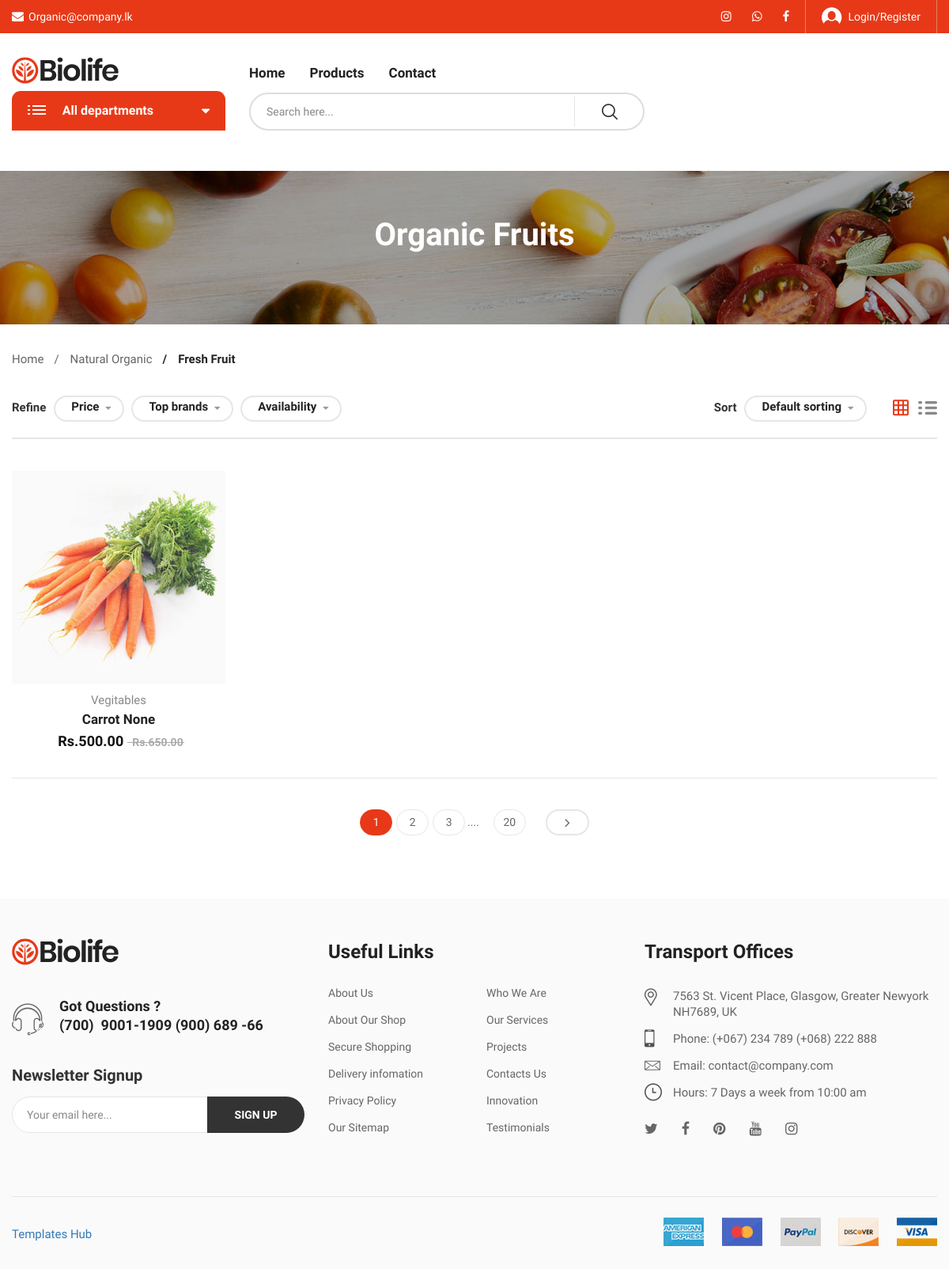
/products/, run on an earlier commit of the app's database.
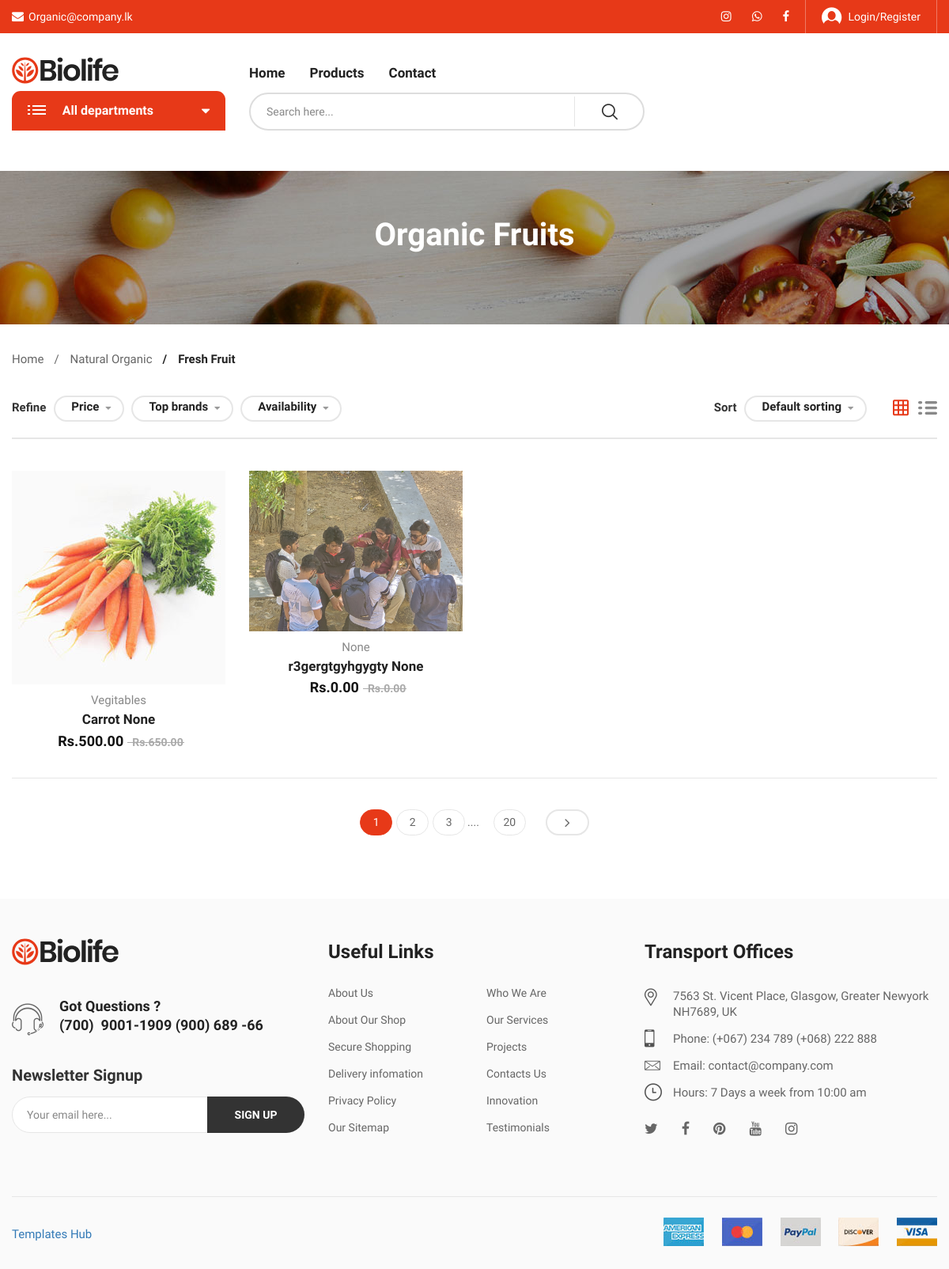
And on a later commit of the database.
### store/models.py (models this page shows, shortened)
class Product(models.Model):
    name = models.CharField(max_length=100)
    image = models.FileField (upload_to="images", blank=True, null=True, default="product.jpg")
    description = CKEditor5Field('Text', config_name='extends')
    category = models.ForeignKey(Category, on_delete=models.SET_NULL,null=True, blank=True)
    price = models.DecimalField(max_digits=12, decimal_places=2, default=0.00, null=True, blank=True, verbose_name="Sale Price")
    regular_price = models.DecimalField(max_digits=12, decimal_places=2, default=0.00, null=True, blank=True, verbose_name="Regular Price")
    stock = models.PositiveIntegerField(default=0, null=True, blank=True)
    shipping = models.DecimalField(max_digits=12, decimal_places=2, default=0.00, null=True, blank=True, verbose_name="Shipping Amount")
    status = models.CharField(choices=STATUS, max_length=50, default="Published")
    featured = models. BooleanField (default=False, verbose_name="Marketplace Featured")
    vendor = models.ForeignKey(user_models. User, on_delete=models.SET_NULL, null=True, blank=True)
    sku= ShortUUIDField(unique=True, length=5, max_length=50, prefix="SKU", alphabet="1234567890")
    slug = models.SlugField(null=True, blank=True)
    date = models.DateTimeField(default=timezone.now)
    class Meta:
        ordering = ['id']
    def average_rating(self):
        return Review.objects.filter(product=self).aggregate(avg_rating=models. Avg("rating"))['avg_rating']

class Category (models.Model):
    title = models.CharField(max_length=255)
    image = models.ImageField(upload_to="image", null=True, blank=True)
    slug = models.SlugField(unique=True)
    def __str__(self):
        return self.title
    class Meta:
        verbose_name = "Category"
        verbose_name_plural = "Categories"
        ordering = ['title']

### store/views.py (the view)
# urls.py: path('products/',products,name='products'),
def products(request):
    products=Product.objects.filter(status="Published")
    return render(request,'store/products.html',
                  {
                      "products":products,
                  })

### templates/store/products.html (shortened to what this page needs)
{% extends 'base/base.html' %}
{% load static %}
{% block body %}
<div class="biolife-body">
    <div class="hero-section hero-background">
        <h1 class="page-title">Organic Fruits</h1>
    </div>
    <div class="container">
        <nav class="biolife-nav">
            <ul>
                <li class="nav-item"><a href="index-2.html" class="permal-link">Home</a></li>
                <li class="nav-item"><a href="#" class="permal-link">Natural Organic</a></li>
                <li class="nav-item"><span class="current-page">Fresh Fruit</span></li>
            </ul>
        </nav>
    </div>
    <div class="page-contain category-page no-sidebar">
        <div class="container">
            <div class="row">
                <div id="main-content" class="main-content col-lg-12 col-md-12 col-sm-12 col-xs-12">
                    <div class="product-category grid-style">
                        <div id="top-functions-area" class="top-functions-area" >
                            <div class="flt-item to-left group-on-mobile">
                                <span class="flt-title">Refine</span>
                                <div class="wrap-selectors">
                                    <form action="#" name="frm-refine" method="get">
                                        <div data-title="Price:" class="selector-item">
                                        </div>
                                        <div data-title="Brand:" class="selector-item">
                                        </div>
                                        <div data-title="Avalability:" class="selector-item">
                                        </div>
                                    </form>
                                </div>
                            </div>
                            <div class="flt-item to-right">
                                <span class="flt-title">Sort</span>
                                <div class="wrap-selectors">
                                    <div class="selector-item orderby-selector">
                                    </div>
                                    <div class="selector-item viewmode-selector">
                                        <a href="category-grid-left-sidebar.html" class="viewmode grid-mode active"><i class="biolife-icon icon-grid"></i></a>
                                        <a href="category-list-left-sidebar.html" class="viewmode detail-mode"><i class="biolife-icon icon-list"></i></a>
                                    </div>
                                </div>
                            </div>
                        </div>
                        <div class="row">
                            <ul class="products-list">
                                {% for product in products %}
                                <li class="product-item col-lg-3 col-md-3 col-sm-4 col-xs-6">
                                    <div class="contain-product layout-default">
                                        <div class="product-thumb">
                                            <a href="{% url 'store:product_detail' product.slug %}" class="link-to-product">
                                                {% if product.image %}
                                                <img src="{{product.image.url}}" alt="dd" width="270" height="270" class="product-thumnail">
                                                {% endif %}
                                            </a>
                                        </div>
                                        <div class="info">
                                            <b class="categories">{{product.category}}</b>
                                            <h4 class="product-title"><a href="#" class="pr-name">{{product.name}} {{product.average_rating}}</a></h4>
                                            <div class="price">
                                                <ins><span class="price-amount"><span class="currencySymbol">Rs.</span>{{product.price}}</span></ins>
                                                <del><span class="price-amount"><span class="currencySymbol">Rs.</span>{{product.regular_price}}</span></del>
                                            </div>
                                        </div>
                                    </div>
                                </li>
                                {% endfor %}
                            </ul>
                        </div>
                        <div class="biolife-panigations-block">
                            <ul class="panigation-contain">
                                <li><span class="current-page">1</span></li>
                                <li><a href="#" class="link-page">2</a></li>
                                <li><a href="#" class="link-page">3</a></li>
                                <li><span class="sep">....</span></li>
                                <li><a href="#" class="link-page">20</a></li>
                                <li><a href="#" class="link-page next"><i class="fa fa-angle-right" aria-hidden="true"></i></a></li>
                            </ul>
                        </div>
                    </div>
                </div>
            </div>
        </div>
    </div>
</div>
{% endblock body %}

What changed in the data, as far as the page shows it:
added Product: image (picture), category "None", name "r3gergtgyhgygty", average_rating "None", price "0.00", regular_price "0.00"
